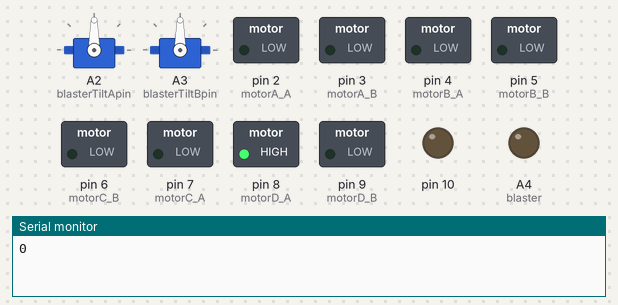
This sketch was run on a simulated Arduino Uno, built with avr-gcc and run on an emulated ATmega328P. On the bench: 2 × servo, switched loads named in the sketch (green lamp = pin HIGH), output pins drawn as LEDs (lit = HIGH), the last lines printed to the serial monitor. No radio packets arrive unless stated.

Above: at 0.05 s.
At 1.95 s:
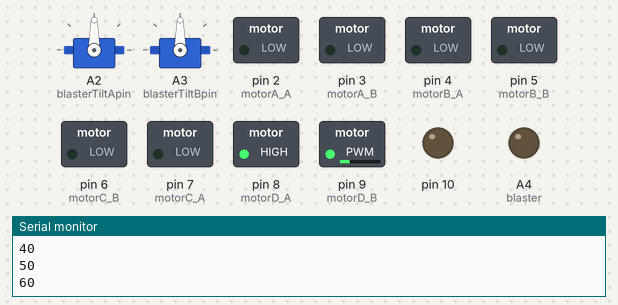
At 3.9 s:
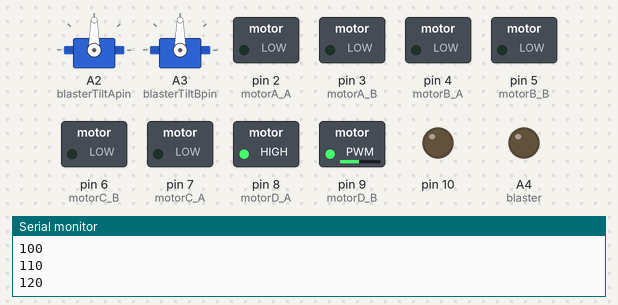
At 7.8 s:
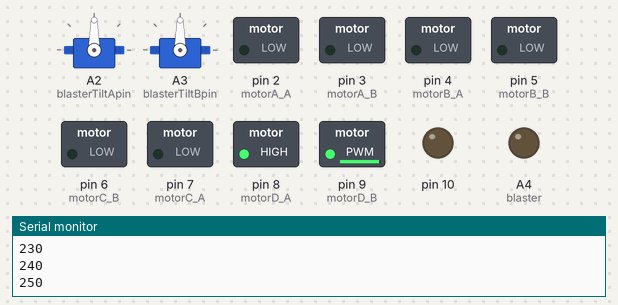
Timing chart, 0 to 9.0 s (numbered marks = the images above):
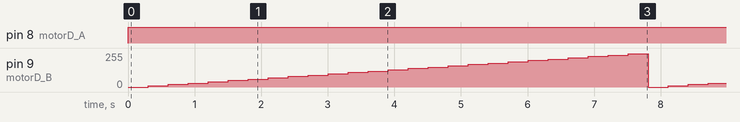

The sketch:

03_analog_speed_bug_.ino
```cpp
#include <SPI.h>
#include <RF24.h>
#include <Servo.h>

#define motorA_A 2
#define motorA_B 3
#define motorB_A 4
#define motorB_B 5
#define motorC_A 7
#define motorC_B 6
#define motorD_A 8
#define motorD_B 9

#define blasterTiltApin A2 //servo
#define blasterTiltBpin A3 //servo
#define blaster A4 //relay

RF24 radio(A0, A1); // CE, CSN
const byte address[6] = "00010";
struct dataStruct {
  unsigned long _micros;
  bool btnA;
  bool btnB;
  int joyStick_A_X;
  int joyStick_A_Y;
  int joyStick_B_X;
  int joyStick_B_Y;
} myData;


int tiltAngle = 90;
Servo blasterTiltA, blasterTiltB;

void setup() {
  Serial.begin(9600);
  for (int i = 2; i < 11; i++) {
    pinMode(i, OUTPUT);
  }
  blasterServoSetup();
  radioSetup();
}

void loop() {
  //getData();
    digitalWrite(motorD_A, HIGH);

    for(int i=0; i<255; i+=10){
       analogWrite(motorD_B, i);
       Serial.println(i);
       delay(300);
    }
}

void blasterServoSetup(){
  pinMode(blaster, OUTPUT);
  digitalWrite(blaster, LOW);
  pinMode(blasterTiltApin, OUTPUT);
  pinMode(blasterTiltBpin, OUTPUT);
  blasterTiltA.attach(blasterTiltApin);
  blasterTiltB.attach(blasterTiltBpin);
  blasterTiltA.write(90);
  blasterTiltB.write(90);
}


//in mode{0 = no action, 1 = foward, 2 = backward}
void AMove(int mode, int v)
{

  if (mode == 0) {
    digitalWrite(motorA_A, LOW);
    digitalWrite(motorA_B, LOW);
  }
  else if (mode == 1) {
    digitalWrite(motorA_A, HIGH);
    analogWrite(motorA_B, v);

  }
  else if (mode == 2) {
    digitalWrite(motorA_A, LOW);
    analogWrite(motorA_B, v);
  }
}

void BMove(int mode, int v)// 0 is no action, 1 is foward, 2, is backward (movement)
{
  if (mode == 0) {
    digitalWrite(motorB_A, LOW);
    digitalWrite(motorB_B, LOW);
  }
  else if (mode == 1) {
    digitalWrite(motorB_A, HIGH);
    analogWrite(motorB_B, v);
  }
  else if (mode == 2) {
    digitalWrite(motorB_A, LOW);
    analogWrite(motorB_B, v);
  }
}
void CMove(int mode, int v)// 0 is no action, 1 is foward, 2, is backward (movement)
{
  if (mode == 0) {
    digitalWrite(motorC_A, LOW);
    digitalWrite(motorC_B, LOW);
  }
  else if (mode == 1) {
    digitalWrite(motorC_A, LOW);
    analogWrite(motorC_B, 255-v);
  }
  else if (mode == 2) {
    digitalWrite(motorC_A, HIGH);
    analogWrite(motorC_B, 255-v);
  }
}
void DMove(int mode, int v)// 0 is no action, 1 is foward, 2, is backward (movement)
{
  if (mode == 0) {
    digitalWrite(motorD_A, LOW);
    digitalWrite(motorD_B, LOW);
  }
  else if (mode == 1) {
    digitalWrite(motorD_A, HIGH);
    analogWrite(motorD_B, v);
  }
  else if (mode == 2) {
    digitalWrite(motorD_A, LOW);
    analogWrite(motorD_B, v);
  }
}
void robotMove(int Direction, int v)
{
  switch (Direction) {  // 0 = stop, 1 = forward....5 =
    case 0://stop
      AMove(0,0);
      BMove(0,0);
      CMove(0,0);
      DMove(0,0);
      break;
    case 1://forward
      AMove(1,v);
      BMove(1,v);
      CMove(1,v);
      DMove(1,v);
      break;
    case 2://backward
      AMove(2,v);
      BMove(2,v);
      CMove(2,v);
      DMove(2,v);
      break;
    case 3://left shift
      AMove(2,v);
      BMove(1,v);
      CMove(2,v);
      DMove(1,v);
      break;
    case 4://right shift
      AMove(1,v);
      BMove(2,v);
      CMove(1,v);
      DMove(2,v);
      break;
    case 5://right forward
      AMove(1,v);
      BMove(0,v);
      CMove(1,v);
      DMove(0,v);
      break;
    case 6://left backward
      AMove(2,v);
      BMove(0,v);
      CMove(2,v);
      DMove(0,v);
      break;
    case 7://left forward
      AMove(0,v);
      BMove(1,v);
      CMove(0,v);
      DMove(1,v);
      break;
    case 8: //right backward
      AMove(0,v);
      BMove(2,v);
      CMove(0,v);
      DMove(2,v);
      break;
    case 9://spinning right
      AMove(2,v);
      BMove(2,v);
      CMove(1,v);
      DMove(1,v);
      break;
    case 10://spinning right
      AMove(1,v);
      BMove(1,v);
      CMove(2,v);
      DMove(2,v);
      break;
  }
}
void radioSetup() { //RF24L01接收端初始化
  radio.begin();
  radio.openReadingPipe(0, address);   //Setting the address at which we will receive the data
  radio.setPALevel(RF24_PA_MIN);       //You can set this as minimum or maximum depending on the distance between the transmitter and receiver.
  radio.startListening();              //This sets the module as receiver
}

void getData() { //获取数据内容并打印在屏幕上
  if (radio.available()) {
    radio.read( &myData, sizeof(myData) );
    if(myData.joyStick_A_X+myData.joyStick_A_Y+myData.joyStick_B_X+myData.joyStick_B_Y+myData.btnA+myData.btnB != 0){
      if (myData.joyStick_A_Y>750) {
        robotMove(1,map(myData.joyStick_A_Y,612,1023,255,0));
      }else if(myData.joyStick_A_Y<350){
        robotMove(2,map(myData.joyStick_A_Y,412,0,0,255));
      }else if(myData.joyStick_A_X<350){
        robotMove(3,100);
      }else if(myData.joyStick_A_X>750){
        robotMove(4,100);
      }else {
        robotMove(0,0);
      }

      if(myData.joyStick_B_X < 350){
        if(tiltAngle<100){
          tiltAngle +=3;
        }
      }else if(myData.joyStick_B_X > 750){
        if(tiltAngle>50){
          tiltAngle -=3;
        }
      }

      blasterTiltA.write(tiltAngle);
      blasterTiltB.write(180 - tiltAngle);
      if(myData.btnB){
        digitalWrite(blaster, HIGH);
      }else{
        digitalWrite(blaster, LOW);
      }
    }else{
      robotMove(0,0);
    }

     //打印内容
        Serial.print(myData.btnA);
        Serial.print(" ");
        Serial.print(myData.btnB);
        Serial.print(" ");
        Serial.print(myData.joyStick_A_X);
        Serial.print(" ");
        Serial.print(myData.joyStick_A_Y);
        Serial.print(" ");
        Serial.print(myData.joyStick_B_X);
        Serial.print(" ");
        Serial.print(myData.joyStick_B_Y);
        Serial.println(" ");

    delay(50);

  }
}
```

Measured:
- by itself, pin 8 (motorD_A): LOW → HIGH at 0.01 s
- by itself, pin 9 (motorD_B): ramps from 0/255 to 250/255 and jumps back, once every 7.8 s
